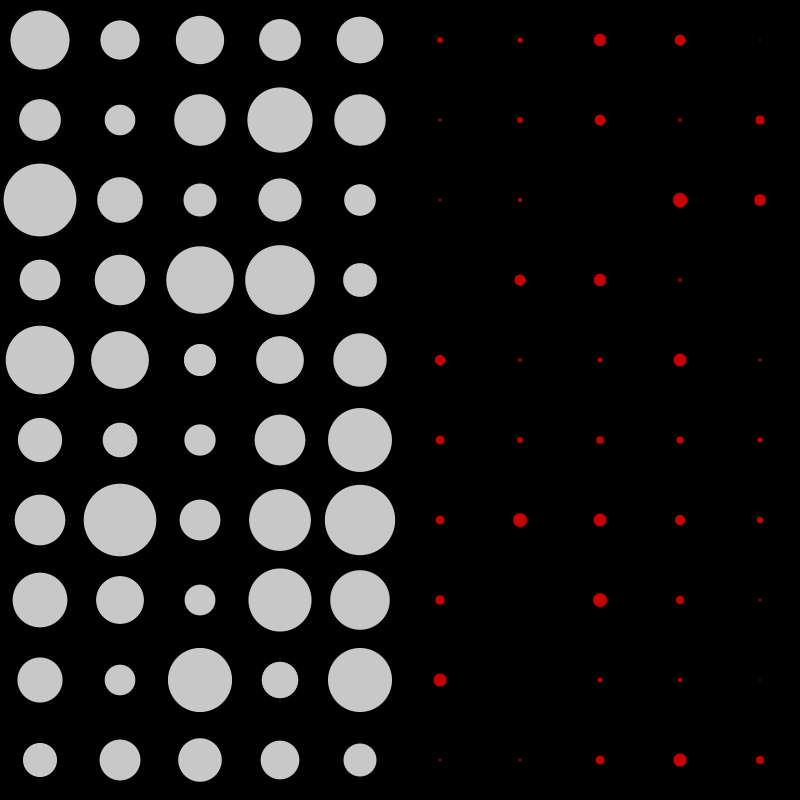
Frame 1 (no input)
Frame 60 (the mouse pressed at the canvas centre just before this capture): identical to frame 1, image omitted
Frame 120 (the mouse held since frame 60 and released just before this capture): identical to frame 1, image omitted

The Processing sketch that drew this single still picture (run headless with seeded random() and noise(); from frame 60 on, the mouse is pressed at the canvas centre):

// Processing sketch: sketch_181010c
// ── sketch_181010c.pde
int gridW = 10;
int gridH = 10;


boolean[][] isRed = new boolean[gridW][gridH];
float[][] size = new float[gridW][gridH];

void setup() {
  size(800, 800);
  noStroke();
  for (int i = 0; i < gridW; i++) {
    for (int j = 0; j < gridH; j++) {    
      if (i >= gridW/2) {
        size[i][j] = random (0, 15);
        isRed[i][j] = true;
      } else {
        size[i][j] = random (10, 25);
        isRed[i][j] = false;
      }
    }
  }
}

void draw() {
  float s;
  background(0);
  for (int i = 0; i < gridW; i++) {
    for (int j = 0; j < gridH; j++) {      
     
      if (isRed[i][j] == true) {
        fill(200, 0, 0);
         s = size[i][j];
      } else {
        fill(200, 200, 200);
         s = size[i][j]*3;
      }     
      float w = width/gridW;
      float h = height/gridH;
      float xPos = i * width/gridW + w/2;
      float yPos = j * height/gridH + h/2;
      
      ellipse(xPos, yPos, s, s);
    }
  }
}
